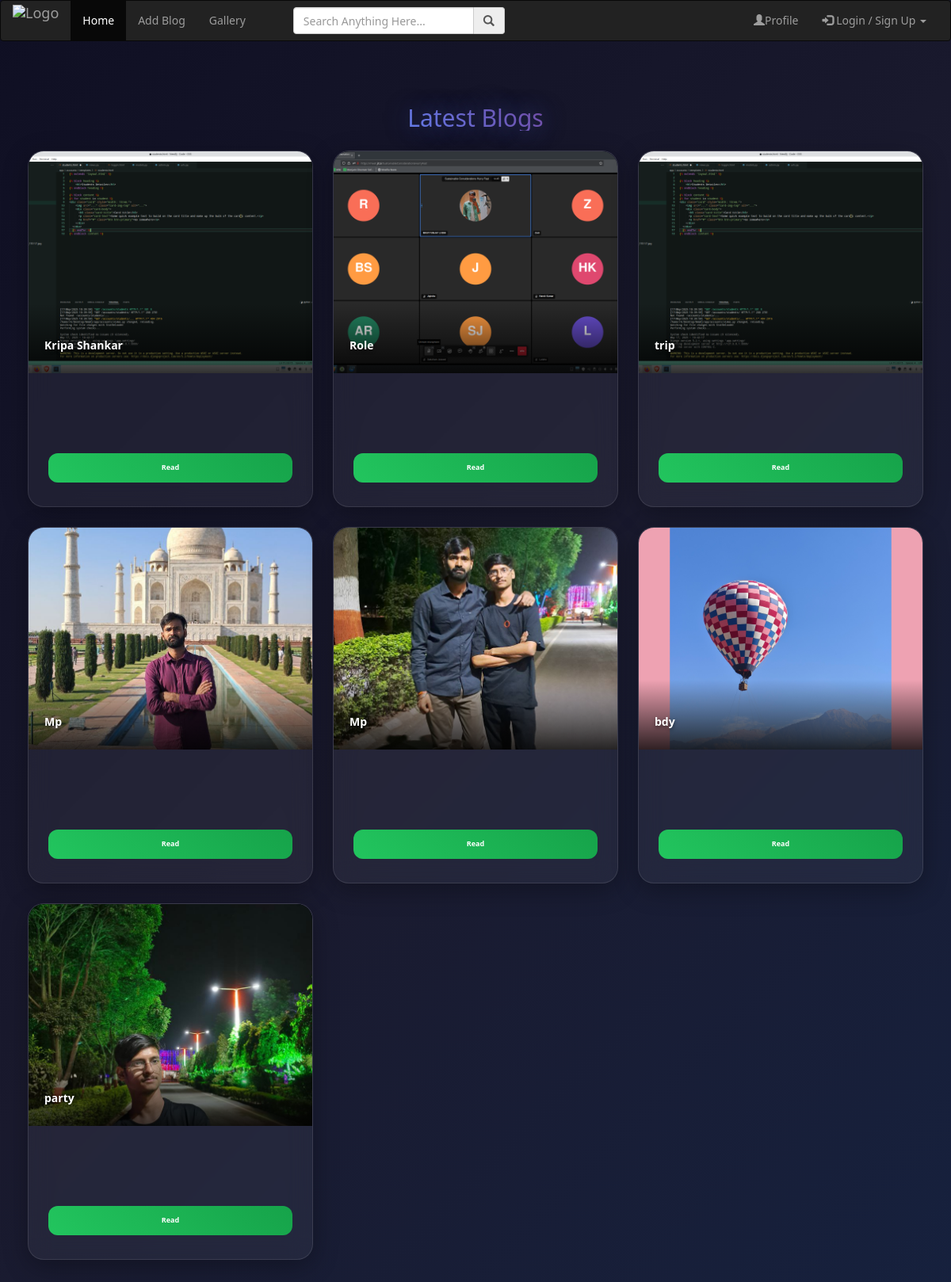
/, run on an earlier commit of the app's database.
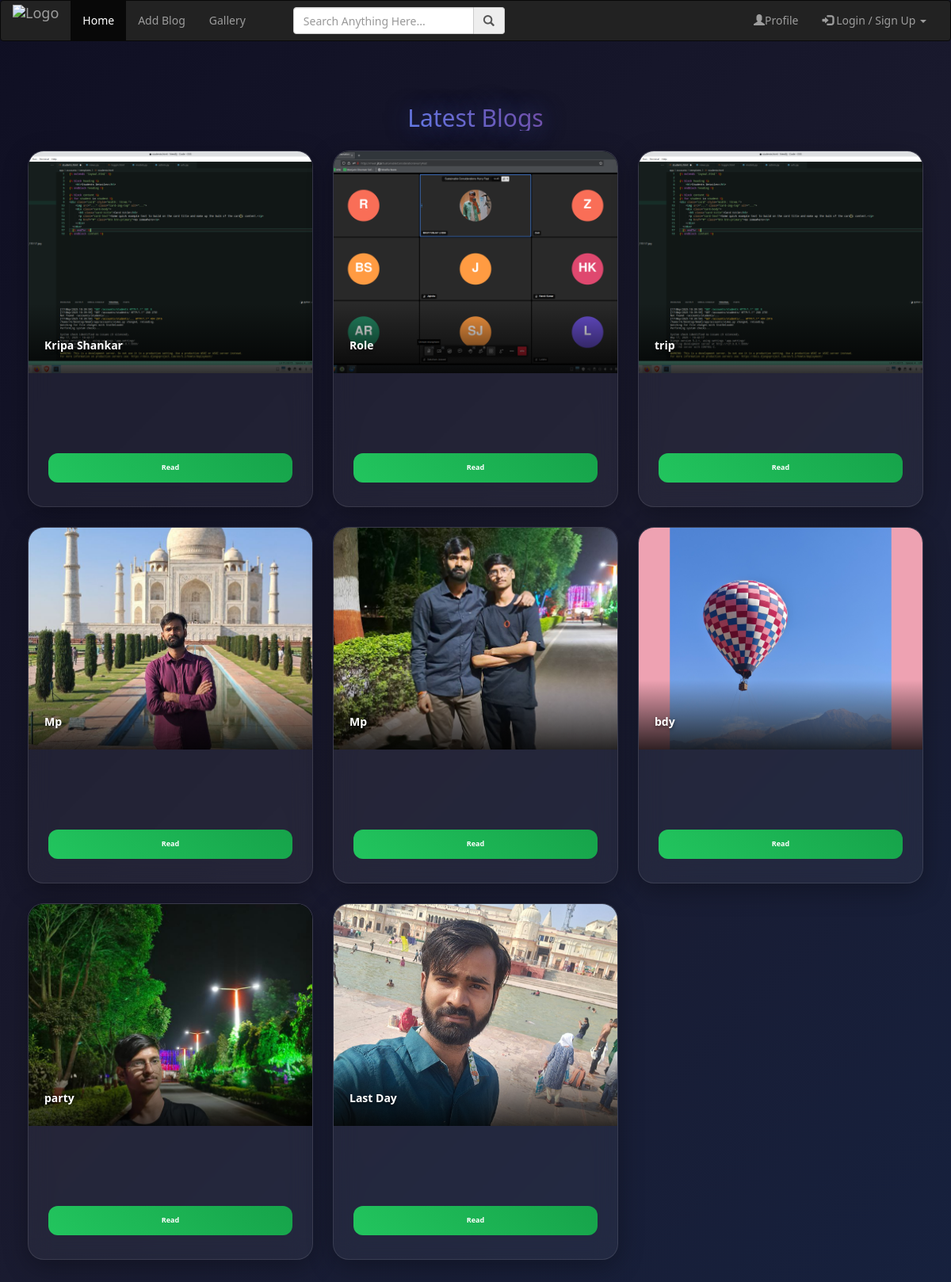
And on a later commit of the database.
### accounts/models.py (models this page shows, shortened)
class Blog(models.Model):
    user =  models.ForeignKey(User, on_delete=models.CASCADE)
    name = models.CharField(max_length=50,null=False,blank=False)
    messeage = models.TextField(max_length = 100)
    image = models.ImageField(upload_to="image/", height_field=None, width_field=None, max_length=None)

### accounts/views.py (the view)
# urls.py: path('', views.home, name="home"),
def home(request):
    blogs = Blog.objects.all()
    return render(request,'home.html',{"blogs":blogs})

### templates/home.html (shortened to what this page needs)
{% extends 'base.html' %}
{% load static %}
{% block content %}
<div class="home-wrapper">
    <div class="home-container">
        <div class="home-header">
            <h2>Latest Blogs</h2>
        </div>
        {% if blogs %}
        <div class="blog-grid">
            {% for blog in blogs %}
            <div class="card">
                <div class="card-image-wrapper">
                    {% if blog.image %}
                        <img src="{{ blog.image.url }}" alt="{{ blog.name }}" class="card-image">
                    {% else %}
                        <img src="{% static 'img/default_blog.png' %}" alt="{{ blog.name }}" class="card-image">
                    {% endif %}
                    <div class="card-overlay">
                        <h3 class="card-title">{{ blog.name }}</h3>
                    </div>
                </div>
                <div class="card-content">
                    <div class="card-buttons">
                        <a href="{% url 'blog_detail' blog.id %}" class="btn btn-read">Read</a>
                    </div>
                </div>
            </div>
            {% endfor %}
        </div>
        {% else %}
        <div class="no-blogs">
            No blogs yet. Start by adding your first post!
        </div>
        {% endif %}
    </div>
</div>
{% endblock content %}

### templates/base.html (shortened to what this page needs)
{% load static %}
<!DOCTYPE html>
<html lang="en">
<head>
    <link rel="stylesheet" href="https://maxcdn.bootstrapcdn.com/bootstrap/3.3.7/css/bootstrap.min.css">
</head>
<body>
    {% block navbar %}
    <header>
        <div class="navbar navbar-inverse">
          <div class="container-fluid">
            <div class="row">
              <div class="col-lg-12">
                <div class="navbar-header">
                  <a href="#" class="navbar-brand">
                    <img src="https://static.vecteezy.com/system/resources/previews/004/701/937/non_2x/rk-letter-logo-isolated-on-white-background-vector.jpg" alt="Logo" style=" height: 40px; width: auto; display: inline-block; margin-top: -10px;">
                </a>
                </div>
                <div class="navbar-collapse collapse" id="mobile_menu">
                  <ul class="nav navbar-nav">
                    <li class="{% if request.path == '/' %}active{% endif %}">
                      <a href="{% url 'home' %}">Home</a>
                    </li>
                    <li class="{% if request.path == '/add_blog/' %}active{% endif %}">
                      <a href="{% url 'add_blog' %}">Add Blog</a>
                    </li>
                    <li class="{% if request.path == '/gallery/' %}active{% endif %}">
                      <a href="{% url 'gallery' %}">Gallery</a>
                    </li>
                  </ul>
                  <ul class="nav navbar-nav">
                    <li>
                      <form action="" class="navbar-form">
                      </form>
                    </li>
                  </ul>
                  <ul class="nav navbar-nav">
                    <li>
                      <form action="/search/" class="navbar-form">
                        <div class="form-group">
                          <div class="input-group">
                            <input type="search" name="search" id="" placeholder="Search Anything Here..." class="form-control">
                            <span class="input-group-addon"><span class="glyphicon glyphicon-search"></span></span>
                          </div>
                        </div>
                      </form>
                    </li>
                  </ul>
                  <ul class="nav navbar-nav navbar-right">
                    {% if user.is_authenticated %}
                    <li><a href="{%url "profile"%}"><span class="glyphicon glyphicon-user"></span> {{user.first_name}} {{user.last_name}}</a></li>
                    {% else %}
                    <li><a href="{%url "profile"%}"><span class="glyphicon glyphicon-user"></span>Profile</a></li>
                    {% endif %}
                    <li><a href="#" class="dropdown-toggle" data-toggle="dropdown"><span class="glyphicon glyphicon-log-in"></span> Login / Sign Up <span class="caret"></span></a>
                    </li>
                  </ul>
                </div>
              </div>
            </div>
          </div>
        </div>
    </header>
    {% endblock navbar %}
    {% block content %}{% endblock content %}
</body>
</html>

### templates/home.html (style rules this page uses)
body { background: linear-gradient(135deg, #0f0f23 0%, #1a1a2e 50%, #16213e 100%); min-height: 100vh; color: #e0e0e0; font-family: system-ui, -apple-system, "Segoe UI", sans-serif; }
.navbar, .navbar-inverse { margin-bottom: 0; }
.home-wrapper { padding: 80px 20px 40px; min-height: calc(100vh - 70px); }
.home-container { max-width: 1400px; margin: 0 auto; padding: 0 15px; }
.home-header { text-align: center; margin-bottom: 25px; display: flex; flex-direction: column; gap: 8px; align-items: center; }
.home-header h2 { font-size: clamp(2rem, 4vw, 3rem); background: linear-gradient(45deg, #667eea 0%, #764ba2 100%); -webkit-background-clip: text; -webkit-text-fill-color: transparent; background-clip: text; text-shadow: 0 0 30px rgba(102, 126, 234, 0.5); margin: 0; }
.blog-grid { display: grid; grid-template-columns: repeat(auto-fit, minmax(320px, 1fr)); gap: 25px; padding-bottom: 40px; }
.card { background: rgba(255, 255, 255, 0.05); backdrop-filter: blur(15px); border-radius: 20px; overflow: hidden; box-shadow: 0 8px 32px rgba(0, 0, 0, 0.3); border: 1px solid rgba(255, 255, 255, 0.1); transition: all 0.4s cubic-bezier(0.175, 0.885, 0.32, 1.275); position: relative; height: 450px; display: flex; flex-direction: column; }
.card-image-wrapper { height: 280px; overflow: hidden; position: relative; flex-shrink: 0; background: #020617; }
.card-image { width: 100%; height: 100%; object-fit: cover; transition: transform 0.6s ease; }
.card-overlay { position: absolute; bottom: 0; left: 0; right: 0; background: linear-gradient(transparent, rgba(0,0,0,0.8)); padding: 25px 20px 20px; color: white; }
.card-title { font-size: 1.4rem; font-weight: 700; margin-bottom: 8px; text-shadow: 0 2px 4px rgba(0,0,0,0.5); }
.card-content { padding: 25px 25px 30px; flex: 1; display: flex; flex-direction: column; position: relative; }
.card-buttons { display: flex; gap: 12px; margin-top: auto; }
.btn { flex: 1; padding: 12px 20px; border: none; border-radius: 12px; font-weight: 600; font-size: 0.9rem; cursor: pointer; transition: all 0.3s ease; text-decoration: none; display: inline-flex; align-items: center; justify-content: center; gap: 8px; text-align: center; }
.btn-read { background: linear-gradient(45deg, #22c55e, #16a34a); color: white; }

What changed in the data, as far as the page shows it:
added Blog: image (picture), name "Last Day"
